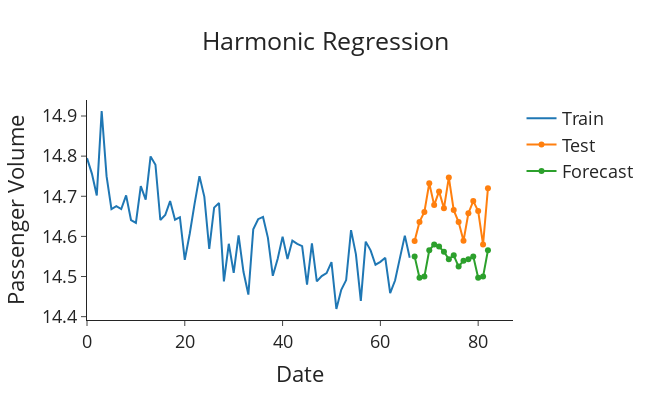

The notebook cell this image was saved under:
### Code cell
import plotly.graph_objects as go
import nbformat

def plot_forecasts(forecasts: list[float], title: str) -> None:
    """Function to plot the forecasts."""
    fig = go.Figure()
    fig.add_trace(go.Scatter(x=train.index, y=train['mp_concentration'], name='Train'))
    fig.add_trace(go.Scatter(x=test.index, y=test['mp_concentration'], name='Test'))
    fig.add_trace(go.Scatter(x=test.index, y=forecasts, name='Forecast'))
    fig.update_layout(template="simple_white", font=dict(size=18), title_text=title,
                      width=650, title_x=0.5, height=400, xaxis_title='Date',
                      yaxis_title='Passenger Volume')

    return fig.show()


# Plot the forecasts
plot_forecasts(arimax_forecasts, 'Harmonic Regression')

### Figure 1 — Plotly figure (JSON) as saved in the notebook; plotly's stock layout.template omitted (floating-point values rounded to 4 significant figures)
{"data": [{"name": "Train", "type": "scatter", "x": [0, 1, 2, 3, 4, 5, 6, 7, 8, 9, 10, 11, 12, 13, 14, 15, 16, 17, 18, 19, 20, 21, 22, 23, 24, 25, 26, 27, 28, 29, 30, 31, 32, 33, 34, 35, 36, 37, 38, 39, 40, 41, 42, 43, 44, 45, 46, 47, 48, 49, 50, 51, 52, 53, 54, 55, 56, 57, 58, 59, 60, 61, 62, 63, 64, 65, 66], "y": [14.79, 14.76, 14.7, 14.91, 14.75, 14.67, 14.68, 14.67, 14.7, 14.64, 14.63, 14.73, 14.69, 14.8, 14.78, 14.64, 14.65, 14.69, 14.64, 14.65, 14.54, 14.61, 14.68, 14.75, 14.7, 14.57, 14.67, 14.68, 14.49, 14.58, 14.51, 14.6, 14.51, 14.46, 14.62, 14.64, 14.65, 14.6, 14.5, 14.54, 14.6, 14.54, 14.59, 14.58, 14.58, 14.48, 14.58, 14.49, 14.5, 14.51, 14.54, 14.42, 14.47, 14.49, 14.62, 14.56, 14.44, 14.59, 14.57, 14.53, 14.54, 14.55, 14.46, 14.49, 14.55, 14.6, 14.55]}, {"name": "Test", "type": "scatter", "x": [67, 68, 69, 70, 71, 72, 73, 74, 75, 76, 77, 78, 79, 80, 81, 82], "y": [14.59, 14.64, 14.66, 14.73, 14.68, 14.71, 14.67, 14.75, 14.67, 14.64, 14.59, 14.66, 14.69, 14.66, 14.58, 14.72]}, {"name": "Forecast", "type": "scatter", "x": [67, 68, 69, 70, 71, 72, 73, 74, 75, 76, 77, 78, 79, 80, 81, 82], "y": [14.55, 14.5, 14.5, 14.57, 14.58, 14.57, 14.56, 14.54, 14.55, 14.52, 14.54, 14.54, 14.55, 14.5, 14.5, 14.57]}], "layout": {"font": {"size": 18}, "height": 400, "title": {"text": "Harmonic Regression", "x": 0.5}, "width": 650, "xaxis": {"title": {"text": "Date"}}, "yaxis": {"title": {"text": "Passenger Volume"}}}}
